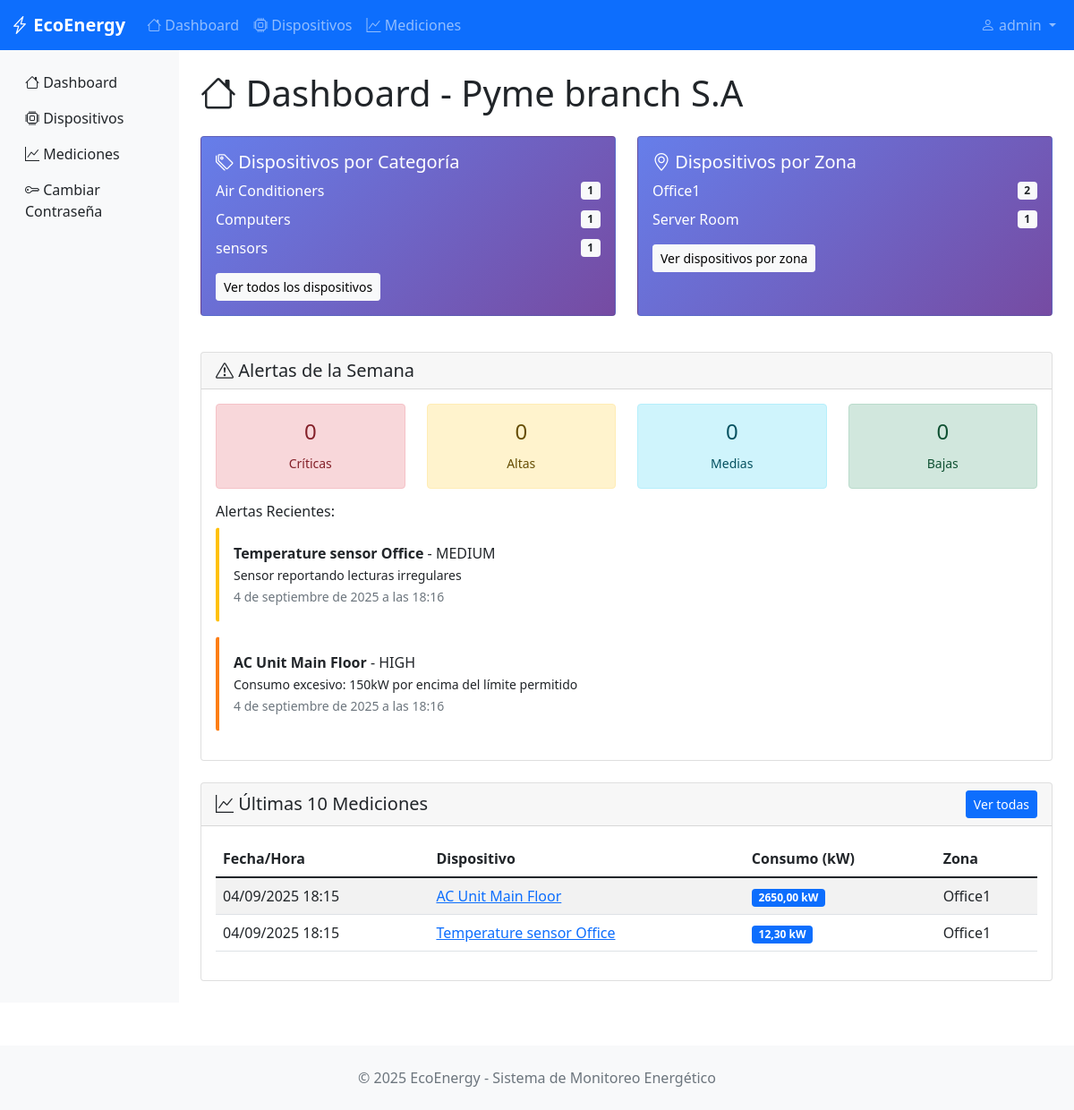
Page / (signed in) on the earlier database version.
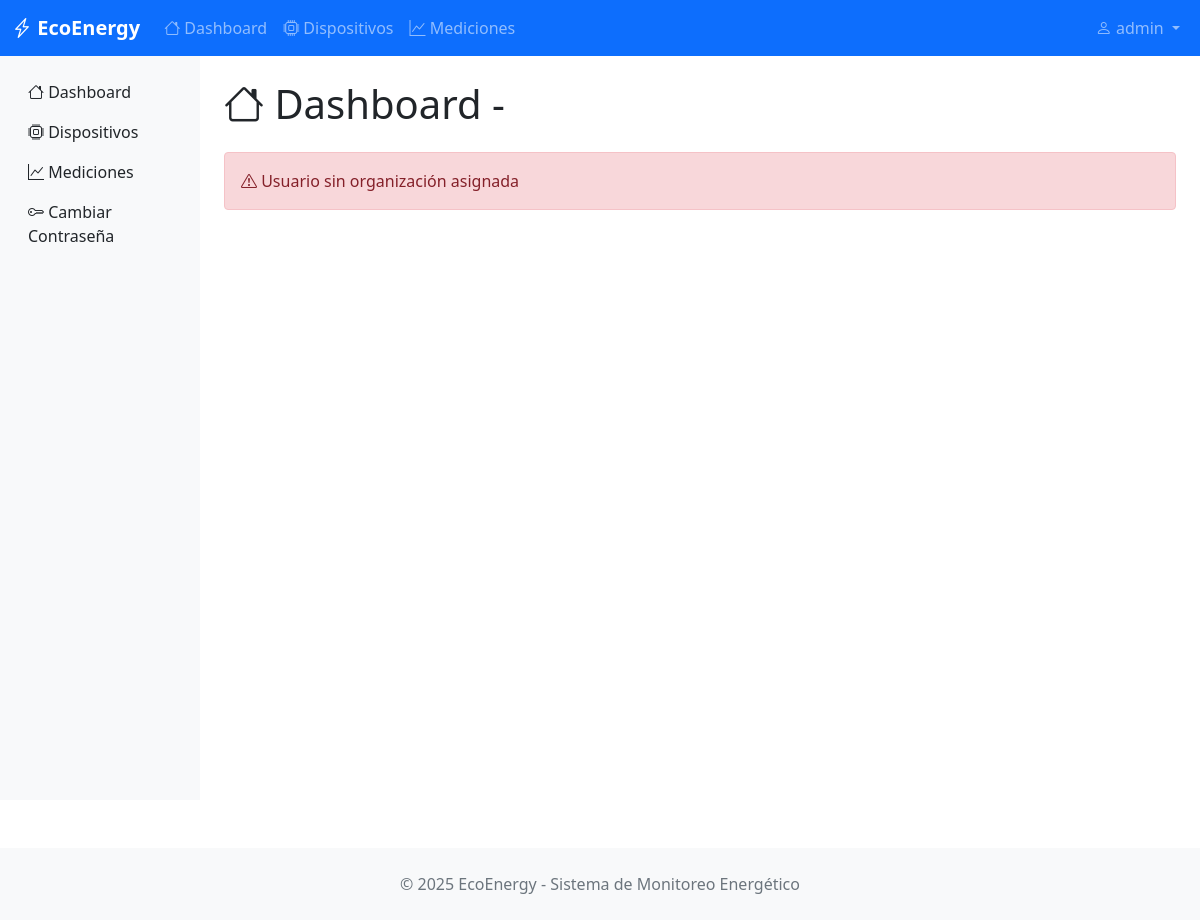
Same page on the later database version.
### monitoring/models.py (models this page shows, shortened)
class BaseModel(models.Model):
    state = models.CharField(
        max_length=10,
        choices=STATES,
        default='ACTIVE',
        help_text="Estado del registro"
    )
    created_at = models.DateTimeField(
        auto_now_add=True,
        help_text="Fecha de creación"
    )
    updated_at = models.DateTimeField(
        auto_now=True,
        help_text="Fecha de última modificación"
    )
    deleted_at = models.DateTimeField(
        null=True,
        blank=True,
        help_text="Fecha de eliminación (soft delete)"
    )
    class Meta:
        abstract = True  # Esta clase no creará tabla, solo sirve de plantilla

class Organization(BaseModel):
    name = models.CharField(max_length=200)
    email = models.EmailField()
    phone = models.CharField(max_length=20, blank=True)
    address = models.TextField(blank=True)
    logo = models.ImageField(upload_to='organizaciones/', null=True, blank=True)  # ← Esta línea
    class Meta:
        verbose_name = "Organization"
        verbose_name_plural = "Organizations"

class Category(BaseModel):
    name = models.CharField(max_length=100, help_text="Nombre de la categoría")
    description = models.TextField(blank=True, help_text="Descripción de la categoría")
    organization = models.ForeignKey(
        Organization,
        on_delete=models.CASCADE,
        help_text="Empresa propietaria"
    )
    icon = models.ImageField(
        upload_to='categorias/',
        null=True,
        blank=True,
        help_text="Icono de la categoría"
    )
    class Meta:
        verbose_name = "Category"
        verbose_name_plural = "Categories"

class Alert(BaseModel):
    device = models.ForeignKey(
        Device,
        on_delete=models.CASCADE,
        help_text="Dispositivo que generó la alerta"
    )
    measurement = models.ForeignKey(
        Measurement,
        on_delete=models.CASCADE,
        help_text="Medición que generó la alerta"
    )
    severity = models.CharField(
        max_length=10,
        choices=ALERT_SEVERITIES,
        help_text="Nivel de severidad"
    )
    message = models.TextField(help_text="Mensaje descriptivo de la alerta")
    is_resolved = models.BooleanField(
        default=False,
        help_text="¿La alerta fue resuelta?"
    )
    organization = models.ForeignKey(
        Organization,
        on_delete=models.CASCADE,
        help_text="Empresa propietaria"
    )
    class Meta:
        verbose_name = "Alert"
        verbose_name_plural = "Alerts"
        ordering = ['-created_at']

class Device(BaseModel):
    name = models.CharField(max_length=200, help_text="Nombre del dispositivo")
    description = models.TextField(blank=True, help_text="Descripción del dispositivo")
    max_consumption = models.DecimalField(
        max_digits=10,
        decimal_places=2,
        help_text="Consumo máximo permitido (kW)"
    )
    category = models.ForeignKey(
        Category,
        on_delete=models.CASCADE,
        help_text="Categoría del dispositivo"
    )
    zone = models.ForeignKey(
        Zone,
        on_delete=models.CASCADE,
        help_text="Zona donde está ubicado"
    )
    organization = models.ForeignKey(
        Organization,
        on_delete=models.CASCADE,
        help_text="Empresa propietaria"
    )
    imagen = models.ImageField(
        upload_to='dispositivos/',
        null=True,
        blank=True,
        help_text="Imagen del dispositivo"
    )
    class Meta:
        verbose_name = "Device"
        verbose_name_plural = "Devices"

class Measurement(BaseModel):
    device = models.ForeignKey(
        Device,
        on_delete=models.CASCADE,
        help_text="Dispositivo medido"
    )
    consumption_value = models.DecimalField(
        max_digits=10,
        decimal_places=2,
        help_text="Valor de consumo medido (kW)"
    )
    measurement_date = models.DateTimeField(
        help_text="Fecha y hora de la medición"
    )
    notes = models.TextField(blank=True, help_text="Notas adicionales")
    organization = models.ForeignKey(
        Organization,
        on_delete=models.CASCADE,
        help_text="Empresa propietaria"
    )
    class Meta:
        verbose_name = "Measurement"
        verbose_name_plural = "Measurements"
        ordering = ['-measurement_date']  # Ordenar por fecha descendente

class Zone(BaseModel):
    name = models.CharField(max_length=100, help_text="Nombre de la zona")
    description = models.TextField(blank=True, help_text="Descripción de la zona")
    organization = models.ForeignKey(
        Organization,
        on_delete=models.CASCADE,
        help_text="Empresa propietaria"
    )
    floor_plan = models.ImageField(
        upload_to='zonas/',
        null=True,
        blank=True,
        help_text="Plano de la zona"
    )
    class Meta:
        verbose_name = "Zone"
        verbose_name_plural = "Zones"

### monitoring/views.py (the view)
# urls.py: path('', views.dashboard, name='dashboard'),
@login_required
def dashboard(request):
    organization = get_user_organization(request.user)
    if not organization:
        context = {'error': 'Usuario sin organización asignada'}
        return render(request, 'monitoring/dashboard.html', context)
    latest_measurements = Measurement.objects.filter(
        organization=organization,
        state='ACTIVE'
    ).select_related('device').order_by('-measurement_date')[:10]
    devices_by_zone = Device.objects.filter(
        organization=organization,
        state='ACTIVE'
    ).values('zone__name').annotate(count=Count('id')).order_by('zone__name')
    devices_by_category = Device.objects.filter(
        organization=organization,
        state='ACTIVE'
    ).values('category__name').annotate(count=Count('id')).order_by('category__name')
    week_ago = datetime.now() - timedelta(days=7)
    weekly_alerts = Alert.objects.filter(
        organization=organization,
        created_at__gte=week_ago,
        state='ACTIVE'
    ).values('severity').annotate(count=Count('id'))
    alerts_summary = {
        'CRITICAL': 0,
        'HIGH': 0,
        'MEDIUM': 0,
        'LOW': 0
    }
    for alert in weekly_alerts:
        alerts_summary[alert['severity']] = alert['count']
    recent_alerts = Alert.objects.filter(
        organization=organization,
        state='ACTIVE'
    ).select_related('device').order_by('-created_at')[:5]
    context = {
        'organization': organization,
        'latest_measurements': latest_measurements,
        'devices_by_zone': devices_by_zone,
        'devices_by_category': devices_by_category,
        'alerts_summary': alerts_summary,
        'recent_alerts': recent_alerts,
    }
    return render(request, 'monitoring/dashboard.html', context)

### monitoring/views.py (called while the page is built)
def get_user_organization(user):
    if hasattr(user, 'userprofile'):
        return user.userprofile.organization
    return None

### monitoring/templates/monitoring/dashboard.html (shortened to what the changed rows need)
{% extends 'monitoring/base.html' %}
{% block content %}
<div class="py-4">
    <h1 class="mb-4">
        <i class="bi bi-house"></i>
        Dashboard - {{ organization.name }}
    </h1>
    {% if error %}
        <div class="alert alert-danger">
            <i class="bi bi-exclamation-triangle"></i>
            {{ error }}
        </div>
    {% else %}
    <div class="row mb-4">
        <div class="col-md-6 mb-3">
            <div class="card card-stat h-100">
                <div class="card-body">
                    <h5 class="card-title">
                        <i class="bi bi-tags"></i>
                        Dispositivos por Categoría
                    </h5>
                    {% if devices_by_category %}
                        {% for item in devices_by_category %}
                        <div class="d-flex justify-content-between align-items-center mb-2">
                            <span>{{ item.category__name }}</span>
                            <span class="badge bg-light text-dark">{{ item.count }}</span>
                        </div>
                        {% endfor %}
                    {% else %}
                        <p class="text-muted">No hay dispositivos registrados.</p>
                    {% endif %}
                    <a href="{% url 'device_list' %}" class="btn btn-light btn-sm mt-2">
                        Ver todos los dispositivos
                    </a>
                </div>
            </div>
        </div>
        <div class="col-md-6 mb-3">
            <div class="card card-stat h-100">
                <div class="card-body">
                    <h5 class="card-title">
                        <i class="bi bi-geo-alt"></i>
                        Dispositivos por Zona
                    </h5>
                    {% if devices_by_zone %}
                        {% for item in devices_by_zone %}
                        <div class="d-flex justify-content-between align-items-center mb-2">
                            <span>{{ item.zone__name }}</span>
                            <span class="badge bg-light text-dark">{{ item.count }}</span>
                        </div>
                        {% endfor %}
                    {% else %}
                        <p class="text-muted">No hay zonas con dispositivos.</p>
                    {% endif %}
                    <a href="{% url 'device_list' %}" class="btn btn-light btn-sm mt-2">
                        Ver dispositivos por zona
                    </a>
                </div>
            </div>
        </div>
    </div>
    <div class="row mb-4">
        <div class="col-12">
            <div class="card">
                <div class="card-header">
                    <h5 class="mb-0">
                        <i class="bi bi-exclamation-triangle"></i>
                        Alertas de la Semana
                    </h5>
                </div>
                <div class="card-body">
                    <div class="row text-center mb-3">
                        <div class="col-3">
                            <div class="alert alert-danger mb-0">
                                <h4>{{ alerts_summary.CRITICAL }}</h4>
                                <small>Críticas</small>
                            </div>
                        </div>
                        <div class="col-3">
                            <div class="alert alert-warning mb-0">
                                <h4>{{ alerts_summary.HIGH }}</h4>
                                <small>Altas</small>
                            </div>
                        </div>
                        <div class="col-3">
                            <div class="alert alert-info mb-0">
                                <h4>{{ alerts_summary.MEDIUM }}</h4>
                                <small>Medias</small>
                            </div>
                        </div>
                        <div class="col-3">
                            <div class="alert alert-success mb-0">
                                <h4>{{ alerts_summary.LOW }}</h4>
                                <small>Bajas</small>
                            </div>
                        </div>
                    </div>
                    {% if recent_alerts %}
                    <h6>Alertas Recientes:</h6>
                    {% for alert in recent_alerts %}
                        <div class="alert alert-{{ alert.severity|lower }} alert-dismissible">
                            <strong>{{ alert.device.name }}</strong> - {{ alert.severity }}
                            <br>
                            <small>{{ alert.message }}</small>
                            <br>
                            <small class="text-muted">{{ alert.created_at }}</small>
                        </div>
                    {% endfor %}
                    {% else %}
                        <p class="text-muted">No hay alertas recientes.</p>
                    {% endif %}
                </div>
            </div>
        </div>
    </div>
    <div class="row">
        <div class="col-12">
            <div class="card">
                <div class="card-header d-flex justify-content-between align-items-center">
                    <h5 class="mb-0">
                        <i class="bi bi-graph-up"></i>
                        Últimas 10 Mediciones
                    </h5>
                    <a href="{% url 'measurement_list' %}" class="btn btn-primary btn-sm">
                        Ver todas
                    </a>
                </div>
                <div class="card-body">
                    {% if latest_measurements %}
                    <div class="table-responsive">
                        <table class="table table-striped">
                            <thead>
                                <tr>
                                    <th>Fecha/Hora</th>
                                    <th>Dispositivo</th>
                                    <th>Consumo (kW)</th>
                                    <th>Zona</th>
                                </tr>
                            </thead>
                            <tbody>
                                {% for measurement in latest_measurements %}
                                <tr>
                                    <td>{{ measurement.measurement_date|date:"d/m/Y H:i" }}</td>
                                    <td>
                                        <a href="{% url 'device_detail' measurement.device.id %}">
                                            {{ measurement.device.name }}
                                        </a>
                                    </td>
                                    <td>
                                        <span class="badge bg-primary">
                                            {{ measurement.consumption_value }} kW
                                        </span>
                                    </td>
                                    <td>{{ measurement.device.zone.name }}</td>
                                </tr>
                                {% endfor %}
                            </tbody>
                        </table>
                    </div>
                    {% endif %}
                </div>
            </div>
        </div>
    </div>
    {% endif %}
</div>
{% endblock %}

Differences in the rows shown:
no longer on this page (row edited): Organization: name "Pyme branch S.A"
no longer on this page (row edited): Category: category__name "Air Conditioners", count "1"
removed Category: category__name "Computers", count "1"
no longer on this page (row edited): Category: category__name "sensors", count "1"
removed Alert: device.name "Temperature sensor Office", severity "MEDIUM", message "Sensor reportando lecturas irregulares", created_at "4 de septiembre de 2025 a las 18:16"
removed Alert: device.name "AC Unit Main Floor", severity "HIGH", message "Consumo excesivo: 150kW por encima del límite permitido", created_at "4 de septiembre de 2025 a las 18:16"
removed Measurement: measurement_date "04/09/2025 18:15", device.name "AC Unit Main Floor", consumption_value "2650,00", device.zone.name "Office1"
removed Measurement: measurement_date "04/09/2025 18:15", device.name "Temperature sensor Office", consumption_value "12,30", device.zone.name "Office1"
Other differences:
{{ error }}: (not shown) → "Usuario sin organización asignada"
{{ alerts_summary.CRITICAL }}: "0" → (not shown)
{{ alerts_summary.HIGH }}: "0" → (not shown)
{{ alerts_summary.MEDIUM }}: "0" → (not shown)
{{ alerts_summary.LOW }}: "0" → (not shown)
text no longer shown: "Dispositivos por Categoría Ver todos los dispositivos Dispositivos por Zona Ver dispositivos por zona Alertas de la Semana Críticas Altas Medias Bajas Alertas Recientes: Últimas 10 Mediciones Ver todas Fecha/Hora Dispositivo Consumo (kW) Zona"
list line gone: "Office1 2"
list line gone: "Server Room 1"
